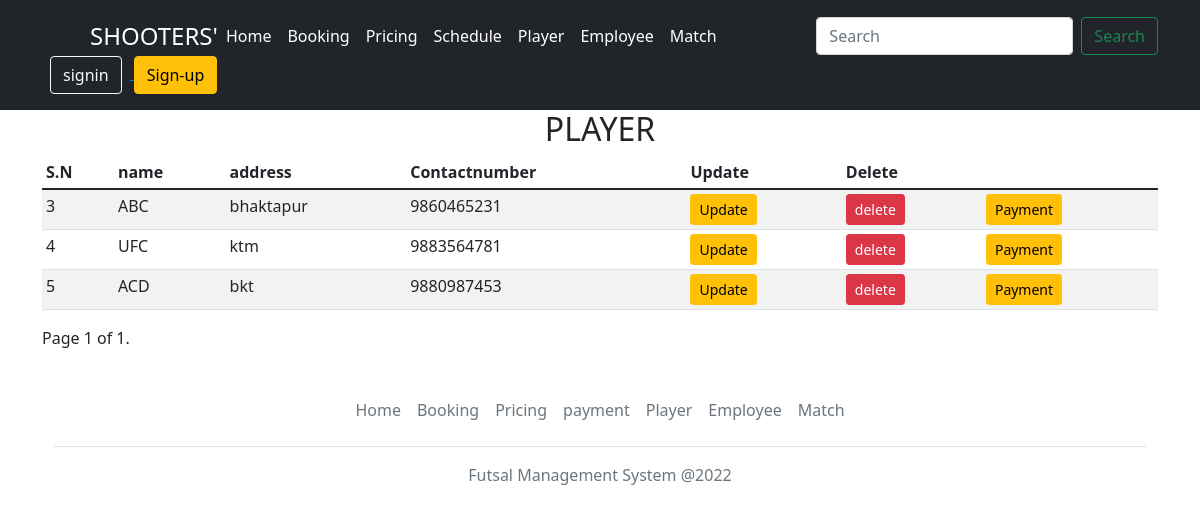
The app's page /playerdata/ with its own data.
### app/models.py (models this page shows, shortened)
class Player(models.Model):
    player_Teamname = models.CharField(max_length=80, unique= True)
    address = models.TextField(blank=True, null=True)
    contactnumber = models.TextField(blank=True, null=True)

### app/views.py (the view)
# urls.py: path('playerdata/',views.Playerdata, name="playerdata"),
def Playerdata(request):
    player=Player.objects.all()
    paginator=Paginator(player,5)
    page_number=request.GET.get('page')
    page_obj=paginator.get_page(page_number)
    context={"data":player,"page_obj":page_obj}
    return render(request, 'playerdata.html',context)

### templates/playerdata.html (shortened to what this page needs)
{% load static %}
<!DOCTYPE html>
<html lang="en">
<head>
    <link rel="stylesheet" href="{% static 'css/bootstrap.min.css' %}" />
</head>
<body>
    <header class="p-3 bg-dark text-white">
        <div class="container">
            <div class="d-flex flex-wrap align-items-center justify-content-center justify-content-lg-start">
                <a href="/" class="d-flex align-items-center mb-2 mb-lg-0 text-white text-decoration-none">
                    <svg class="bi me-2" width="40" height="32" role="img" aria-label="Bootstrap">
                        <use xlink:href="#bootstrap" />
                    </svg>
                    <span class="fs-4">SHOOTERS'</span>
                </a>
                <ul class="nav col-12 col-lg-auto me-lg-auto mb-2 justify-content-center mb-md-0">
                    <li><a href="{% url 'home' %}" class="nav-link px-2 text-white">Home</a></li>
                    <li><a href="{% url 'booking' %}" class="nav-link px-2 text-white">Booking</a></li>
                    <li><a href="{% url 'price' %}" class="nav-link px-2 text-white">Pricing</a></li>
                    <li><a href="{% url 'schedule' %}" class="nav-link px-2 text-white">Schedule</a></li>
                    <li><a href="{% url 'player' %}" class="nav-link px-2 text-white">Player</a></li>
                    <li><a href="{% url 'employee' %}" class="nav-link px-2 text-white">Employee</a></li>
                    <li><a href="{% url 'match' %}" class="nav-link px-2 text-white">Match</a></li>
                </ul>
                <form class="d-flex" role="search" method="get" action="{% url 'search' %}">
                    <input class="form-control me-2" type="search" placeholder="Search" id="query" name="query"
                        aria-label="Search">
                    <button class="btn btn-outline-success" type="submit" name="submit">Search</button>
                </form>
                <div class="text-end">
                    <a href="/signin">
                        <button type="button" class="btn btn-outline-light mx-2">signin</button>
                    </a>
                    <a href="/signup">
                        <button type="button" class="btn btn-warning">Sign-up</button>
                    </a>
                </div>
            </div>
        </div>
    </header>
    <div class="container">
        <h2 class="text-center">PLAYER</h2>
        <div class="table-responsive">
            <table class="table table-striped table-sm px-5">
                <thead>
                    <tr>
                        <th scope="col">S.N</th>
                        <th scope="col">name</th>
                        <th scope="col">address</th>
                        <th scope="col">Contactnumber</th>
                        <th scope="col">Update</th>
                        <th scope="col">Delete</th>
                    </tr>
                </thead>
                <tbody>
                    {% for details in page_obj %}
                    <tr>
                        <td>{{details.id}}</td>
                        <td>{{details.player_Teamname}}</td>
                        <td>{{details.address}}</td>
                        <td>{{details.contactnumber}}</td>
                        <td>
                            <a href="{% url 'editplayer' details.id %}" class="btn btn-warning btn-sm">
                                Update
                            </a>
                        </td>
                        <td>
                            <form method="POST" action="{% url 'playerdelete' details.id %}">
                                <input type="submit" name="delete" value="delete" class="btn btn-danger btn-sm">
                            </form>
                        </td>
                        <td>
                            <a href="{% url 'paymentplayer' details.id %}" class="btn btn-warning btn-sm">
                                Payment
                            </a>
                        </td>
                    </tr>
                    {% endfor %}
                </tbody>
            </table>
        </div>
        <div class="pagination">
            <span class="step-links">
                <span class="current">
                    Page {{ page_obj.number }} of {{ page_obj.paginator.num_pages }}.
                </span>
            </span>
        </div>
        <div class="container">
            <footer class="py-3 my-4">
                <ul class="nav justify-content-center border-bottom pb-3 mb-3">
                    <li class="nav-item"><a href="{% url 'home' %}" class="nav-link px-2 text-muted">Home</a></li>
                    <li class="nav-item"><a href="{% url 'booking' %}" class="nav-link px-2 text-muted">Booking</a></li>
                    <li class="nav-item"><a href="{% url 'price' %}" class="nav-link px-2 text-muted">Pricing</a></li>
                    <li class="nav-item"><a href="{% url 'payment' %}" class="nav-link px-2 text-muted">payment</a></li>
                    <li class="nav-item"><a href="{% url 'player' %}" class="nav-link px-2 text-muted">Player</a></li>
                    <li class="nav-item"><a href="{% url 'employee' %}" class="nav-link px-2 text-muted">Employee</a>
                    </li>
                    <li class="nav-item"><a href="{% url 'match' %}" class="nav-link px-2 text-muted">Match</a></li>
                </ul>
                <p class="text-center text-muted">Futsal Management System @2022</p>
            </footer>
        </div>
</body>
</html>

### records on screen
Player: id "3", player_Teamname "ABC", address "bhaktapur", contactnumber "9860465231"
Player: id "4", player_Teamname "UFC", address "ktm", contactnumber "9883564781"
Player: id "5", player_Teamname "ACD", address "bkt", contactnumber "9880987453"

### other values on screen
{{ page_obj.number }} "1"
{{ page_obj.paginator.num_pages }} "1"
